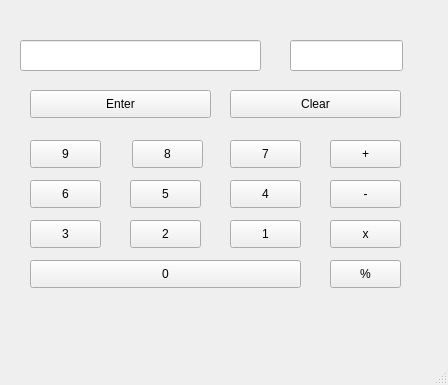
<?xml version="1.0" encoding="UTF-8"?>
<ui version="4.0">
 <class>MainWindow</class>
 <widget class="QMainWindow" name="MainWindow">
  <property name="geometry">
   <rect>
    <x>0</x>
    <y>0</y>
    <width>448</width>
    <height>385</height>
   </rect>
  </property>
  <property name="windowTitle">
   <string>MainWindow</string>
  </property>
  <widget class="QWidget" name="centralwidget">
   <widget class="QLineEdit" name="input_field">
    <property name="geometry">
     <rect>
      <x>20</x>
      <y>40</y>
      <width>241</width>
      <height>31</height>
     </rect>
    </property>
   </widget>
   <widget class="QPushButton" name="enter_btn">
    <property name="geometry">
     <rect>
      <x>30</x>
      <y>90</y>
      <width>181</width>
      <height>28</height>
     </rect>
    </property>
    <property name="text">
     <string>Enter</string>
    </property>
   </widget>
   <widget class="QPushButton" name="clear_btn">
    <property name="geometry">
     <rect>
      <x>230</x>
      <y>90</y>
      <width>171</width>
      <height>28</height>
     </rect>
    </property>
    <property name="text">
     <string>Clear</string>
    </property>
   </widget>
   <widget class="QPushButton" name="nine_btn">
    <property name="geometry">
     <rect>
      <x>30</x>
      <y>140</y>
      <width>71</width>
      <height>28</height>
     </rect>
    </property>
    <property name="text">
     <string>9</string>
    </property>
   </widget>
   <widget class="QPushButton" name="eight_btn">
    <property name="geometry">
     <rect>
      <x>132</x>
      <y>140</y>
      <width>71</width>
      <height>28</height>
     </rect>
    </property>
    <property name="text">
     <string>8</string>
    </property>
   </widget>
   <widget class="QPushButton" name="seven_btn">
    <property name="geometry">
     <rect>
      <x>230</x>
      <y>140</y>
      <width>71</width>
      <height>28</height>
     </rect>
    </property>
    <property name="text">
     <string>7</string>
    </property>
   </widget>
   <widget class="QPushButton" name="add_btn">
    <property name="geometry">
     <rect>
      <x>330</x>
      <y>140</y>
      <width>71</width>
      <height>28</height>
     </rect>
    </property>
    <property name="text">
     <string>+</string>
    </property>
   </widget>
   <widget class="QPushButton" name="six_btn">
    <property name="geometry">
     <rect>
      <x>30</x>
      <y>180</y>
      <width>71</width>
      <height>28</height>
     </rect>
    </property>
    <property name="text">
     <string>6</string>
    </property>
   </widget>
   <widget class="QPushButton" name="five_btn">
    <property name="geometry">
     <rect>
      <x>130</x>
      <y>180</y>
      <width>71</width>
      <height>28</height>
     </rect>
    </property>
    <property name="text">
     <string>5</string>
    </property>
   </widget>
   <widget class="QPushButton" name="four_btn">
    <property name="geometry">
     <rect>
      <x>230</x>
      <y>180</y>
      <width>71</width>
      <height>28</height>
     </rect>
    </property>
    <property name="text">
     <string>4</string>
    </property>
   </widget>
   <widget class="QPushButton" name="sub_btn">
    <property name="geometry">
     <rect>
      <x>330</x>
      <y>180</y>
      <width>71</width>
      <height>28</height>
     </rect>
    </property>
    <property name="text">
     <string>-</string>
    </property>
   </widget>
   <widget class="QPushButton" name="three_btn">
    <property name="geometry">
     <rect>
      <x>30</x>
      <y>220</y>
      <width>71</width>
      <height>28</height>
     </rect>
    </property>
    <property name="text">
     <string>3</string>
    </property>
   </widget>
   <widget class="QPushButton" name="two_btn">
    <property name="geometry">
     <rect>
      <x>130</x>
      <y>220</y>
      <width>71</width>
      <height>28</height>
     </rect>
    </property>
    <property name="text">
     <string>2</string>
    </property>
   </widget>
   <widget class="QPushButton" name="one_btn">
    <property name="geometry">
     <rect>
      <x>230</x>
      <y>220</y>
      <width>71</width>
      <height>28</height>
     </rect>
    </property>
    <property name="text">
     <string>1</string>
    </property>
   </widget>
   <widget class="QPushButton" name="mul_btn">
    <property name="geometry">
     <rect>
      <x>330</x>
      <y>220</y>
      <width>71</width>
      <height>28</height>
     </rect>
    </property>
    <property name="text">
     <string>x</string>
    </property>
   </widget>
   <widget class="QPushButton" name="zero_btn">
    <property name="geometry">
     <rect>
      <x>30</x>
      <y>260</y>
      <width>271</width>
      <height>28</height>
     </rect>
    </property>
    <property name="text">
     <string>0</string>
    </property>
   </widget>
   <widget class="QPushButton" name="div_btn">
    <property name="geometry">
     <rect>
      <x>330</x>
      <y>260</y>
      <width>71</width>
      <height>28</height>
     </rect>
    </property>
    <property name="text">
     <string>%</string>
    </property>
   </widget>
   <widget class="QLineEdit" name="result_field">
    <property name="geometry">
     <rect>
      <x>290</x>
      <y>40</y>
      <width>113</width>
      <height>31</height>
     </rect>
    </property>
   </widget>
  </widget>
  <widget class="QMenuBar" name="menubar">
   <property name="geometry">
    <rect>
     <x>0</x>
     <y>0</y>
     <width>448</width>
     <height>26</height>
    </rect>
   </property>
  </widget>
  <widget class="QStatusBar" name="statusbar"/>
 </widget>
 <resources/>
 <connections/>
</ui>
